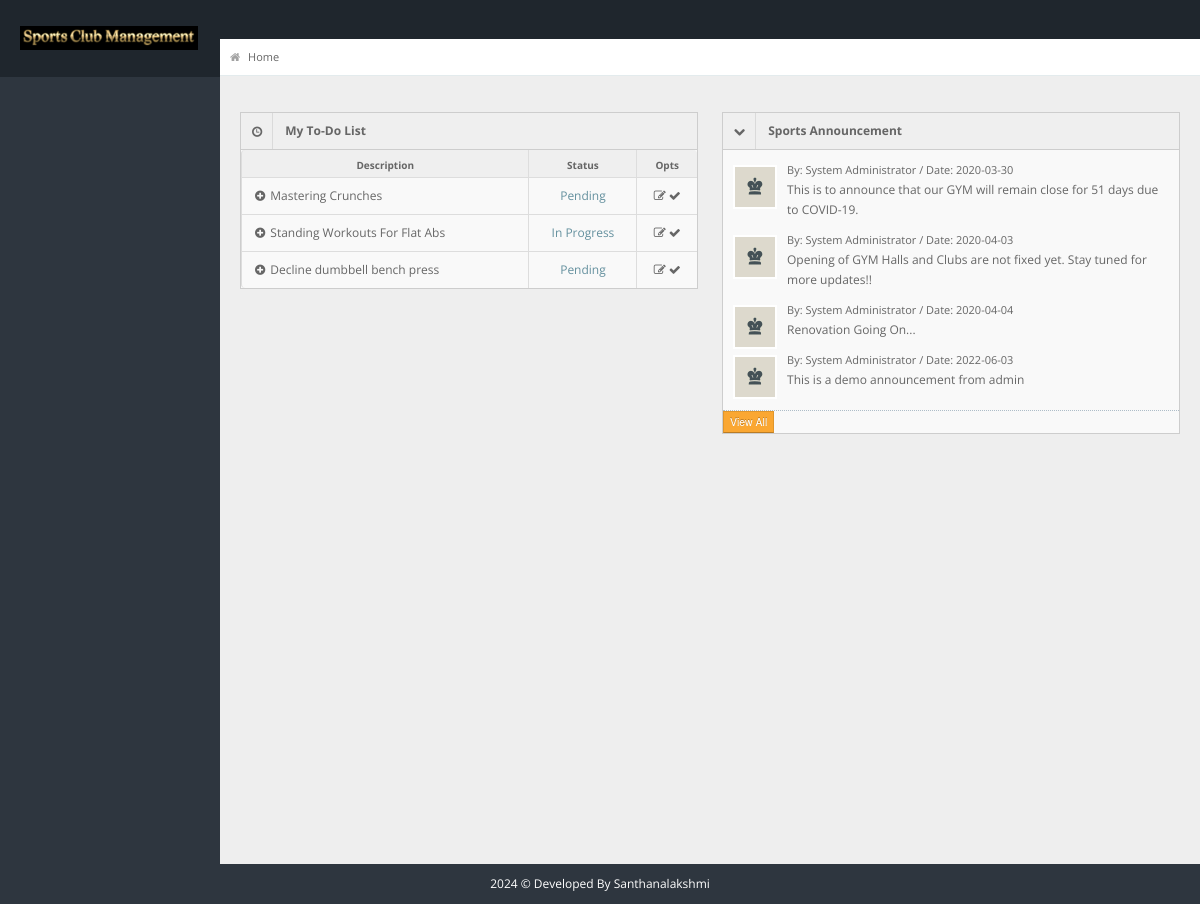
Screenshot of /customer/pages/index.php (signed in) with the database file from the repository.
### tables this page shows
CREATE TABLE `todo` (
  `id` int(11) NOT NULL,
  `task_status` varchar(50) NOT NULL,
  `task_desc` varchar(30) NOT NULL,
  `user_id` int(7) NOT NULL
);

CREATE TABLE `announcements` (
  `id` int(11) NOT NULL,
  `message` varchar(100) NOT NULL,
  `date` date NOT NULL
);

### customer/pages/index.php (the view, shortened to what this page needs)
<!DOCTYPE html>
<html lang="en">
<head>
<link rel="stylesheet" href="../css/bootstrap.min.css" />
<link rel="stylesheet" href="../css/bootstrap-responsive.min.css" />
<link rel="stylesheet" href="../css/fullcalendar.css" />
<link rel="stylesheet" href="../css/matrix-style.css" />
<link rel="stylesheet" href="../css/matrix-media.css" />
<link href="../font-awesome/css/font-awesome.css" rel="stylesheet" />
<link rel="stylesheet" href="../css/jquery.gritter.css" />
</head>
<body>
<div id="header">
  <h1><a href="index.php">Sports Club System</a></h1>
</div>
<div id="content">
  <div id="content-header">
    <div id="breadcrumb"> <a href="index.php" title="You're right here" class="tip-bottom"><i class="icon-home"></i> Home</a></div>
  </div>
  <div class="container-fluid">
    <div class="row-fluid">
      <div class="span6">
       <div class="widget-box">
          <div class="widget-title"> <span class="icon"><i class="icon-time"></i></span>
            <h5>My To-Do List</h5>
          </div>
          <div class="widget-content nopadding">
        <?php
            include "dbcon.php";
            $qry="SELECT * FROM todo WHERE user_id='".$_SESSION['user_id']."'";
            $result=mysqli_query($con,$qry);
            echo"<table class='table table-striped table-bordered'>
              <thead>
                <tr>
                  <th>Description</th>
                  <th>Status</th>
                  <th>Opts</th>
                </tr>
              </thead>";
              while($row=mysqli_fetch_array($result)){
              echo"<tbody>
                <tr>
                  <td class='taskDesc'><a href='to-do.php'><i class='icon-plus-sign'></i></a>".$row['task_desc']."</td>
                  <td class='taskStatus'><span class='in-progress'>".$row['task_status']."</span></td>
                  <td class='taskOptions'><a href='update-todo.php?id=".$row['id']."' class='tip-top' data-original-title='Update'><i class='icon-edit'></i></a>  <a href='actions/remove-todo.php?id=".$row['id']."' class='tip-top' data-original-title='Done'><i class='icon-ok'></i></a></td>
                </tr>
              </tbody>";
              }
        ?>
            </table>
          </div>
        </div>
      </div>
	  <div class="span6">
        <div class="widget-box">
          <div class="widget-title bg_ly" data-toggle="collapse" href="#collapseG2"><span class="icon"><i class="icon-chevron-down"></i></span>
            <h5>Sports Announcement</h5>
          </div>
          <div class="widget-content nopadding collapse in" id="collapseG2">
            <ul class="recent-posts">
              <li>
              <?php
                include "dbcon.php";
                $qry="select * from announcements";
                  $result=mysqli_query($con,$qry);
                while($row=mysqli_fetch_array($result)){
                  echo"<div class='user-thumb'> <img width='70' height='40' alt='User' src='../img/demo/av1.jpg'> </div>";
                  echo"<div class='article-post'>";
                  echo"<span class='user-info'> By: System Administrator / Date: ".$row['date']." </span>";
                  echo"<p><a href='#'>".$row['message']."</a> </p>";
                }
                echo"</div>";
                echo"</li>";
              ?>
                <a href="announcement.php"><button class="btn btn-warning btn-mini">View All</button></a>
            </ul>
          </div>
        </div>
      </div>
    </div>
  </div>
</div>
<div class="row-fluid">
  <div id="footer" class="span12"> <?php echo date("Y");?> &copy; Developed By Santhanalakshmi</a> </div>
</div>
</body>
</html>

### customer/css/matrix-media.css (style rules this page uses)
body { background:#2E363F; }
#header { background-color: #1f262d; margin-top:10px; }

### customer/pages/index.php (style rules this page uses)
#footer { color: white; }

### rows the page displays
todo: task_desc "Mastering Crunches", task_status "Pending"
todo: task_desc "Standing Workouts For Flat Abs", task_status "In Progress"
todo: task_desc "Decline dumbbell bench press", task_status "Pending"
announcements: date "2020-03-30", message "This is to announce that our GYM will remain close for 51 days due to COVID-19."
announcements: date "2020-04-03", message "Opening of GYM Halls and Clubs are not fixed yet. Stay tuned for more updates!!"
announcements: date "2020-04-04", message "Renovation Going On..."
announcements: date "2022-06-03", message "This is a demo announcement from admin"
